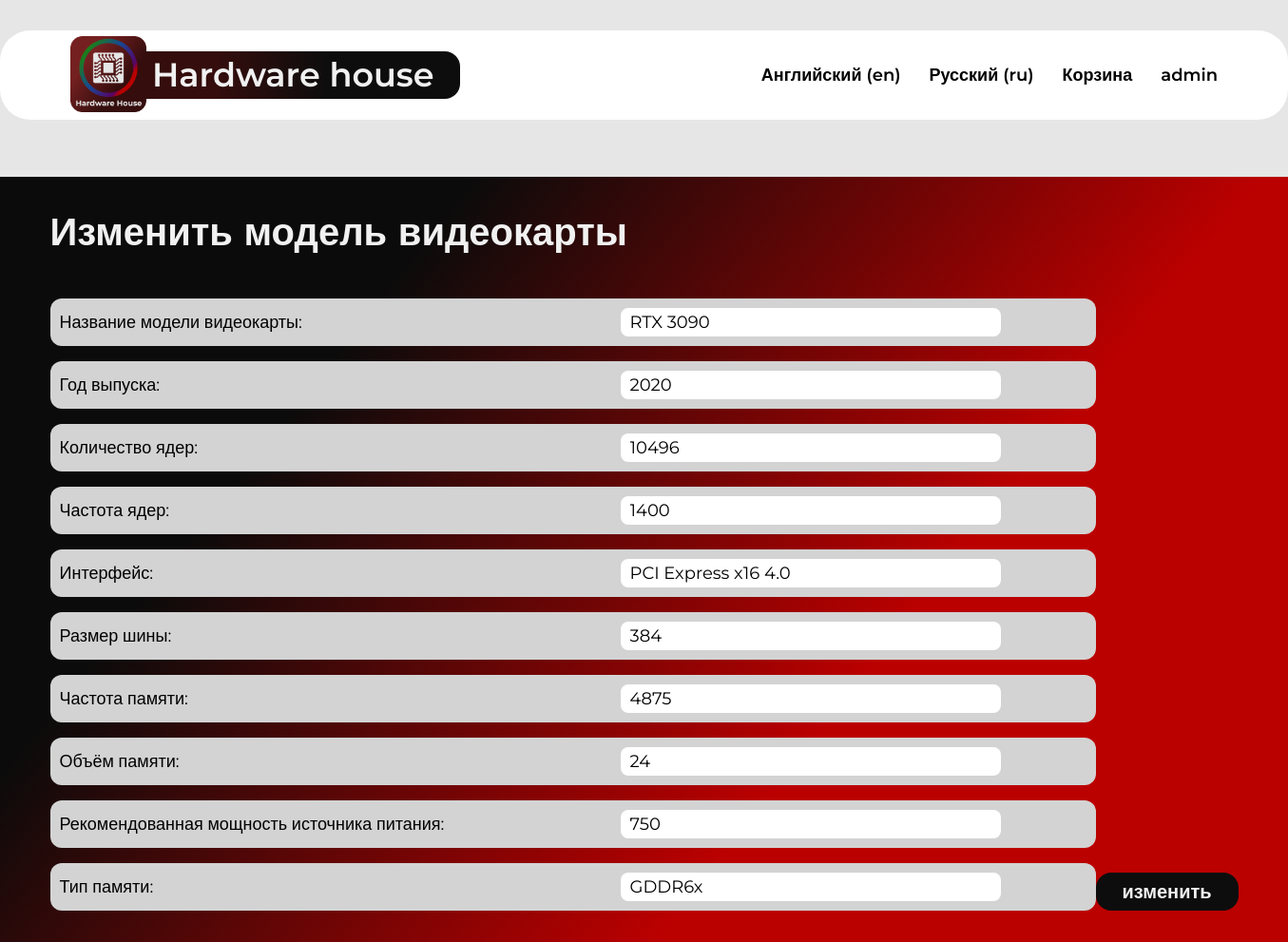
The app's page /info_update/3/ (signed in) with its own data.
### app_main/models.py (models this page shows, shortened)
class VideocardInfo(models.Model):
    name = models.CharField(unique=True, max_length=50, verbose_name=_('Имя'))
    release_date = models.IntegerField(blank=True, null=True, verbose_name=_('Дата выхода'))
    interface = models.CharField(max_length=50, blank=True, verbose_name=_('Интерфейс'))
    core_frequency = models.IntegerField(blank=True, null=True, verbose_name=_('Частота ядра'))
    core_count = models.IntegerField(blank=True, null=True, verbose_name=_('Число ядер'))
    memory_frequency = models.IntegerField(blank=True, null=True, verbose_name=_('Частота памяти'))
    memory_type = models.CharField(max_length=20, blank=True, verbose_name=_('Тип памяти'))
    memory_volume = models.IntegerField(blank=True, null=True, verbose_name=_('Объём памяти'))
    memory_band_width = models.IntegerField(blank=True, null=True, verbose_name=_('Размер шины памяти'))
    recommended_energy_supply = models.IntegerField(blank=True, null=True, verbose_name=_('Рекомендованная мощность источника питания'))

### app_main/views.py (the view)
# urls.py: path('info_update/<int:pk>/', VideocardInfoUpdateView.as_view(), name='videocard_info_update'),
class VideocardInfoUpdateView(PermissionRequiredMixin, UpdateView):
    model = VideocardInfo
    fields = '__all__'
    template_name = 'videocard_info_update.html'
    success_url = reverse_lazy('main_view')
    permission_required = 'edit_videocardinfo'

### app_basket/context_processors.py (called while the page is built)
def basket(request):
    return {'basket': Basket(request)}

### app_main/templates/videocard_info_update.html (shortened to what this page needs)
{% extends 'main.html' %}
{% load static %}
{% load i18n %}
{% block head %}
    <head>
        <link rel="stylesheet" href="{% static 'styles/reset.css' %}">
        <link rel="stylesheet" href="{% static 'styles/common_styles.css' %}">
        <link rel="stylesheet" href="{% static 'styles/videocard_info_create_style.css' %}">
    </head>
{% endblock head %}
    {% block afternav %}
        <section class="create">
            <div class="create-container container">
                <h1 class="create-header">{% trans 'Изменить модель видеокарты' %}</h1>
                <form action="" method="post" class="create-form" enctype="multipart/form-data">
                    <div class="create-form-inputs">
                        <div class="create-form-input">
                            <p class="form-input-text">{% trans 'Название модели видеокарты:' %}</p>
                            {{ form.name }}
                        </div>
                        <div class="create-form-input">
                            <p class="form-input-text">{% trans 'Год выпуска:' %}</p>
                            {{ form.release_date }}
                        </div>
                        <div class="create-form-input">
                            <p class="form-input-text">{% trans 'Количество ядер:' %}</p>
                            {{ form.core_count }}
                        </div>
                        <div class="create-form-input">
                            <p class="form-input-text">{% trans 'Частота ядер:' %}</p>
                            {{ form.core_frequency }}
                        </div>
                        <div class="create-form-input">
                            <p class="form-input-text">{% trans 'Интерфейс:' %}</p>
                            {{ form.interface }}
                        </div>
                        <div class="create-form-input">
                            <p class="form-input-text">{% trans 'Размер шины:' %}</p>
                            {{ form.memory_band_width }}
                        </div>
                        <div class="create-form-input">
                            <p class="form-input-text">{% trans 'Частота памяти:' %}</p>
                            {{ form.memory_frequency }}
                        </div>
                        <div class="create-form-input">
                            <p class="form-input-text">{% trans 'Объём памяти:' %}</p>
                            {{ form.memory_volume }}
                        </div>
                        <div class="create-form-input">
                            <p class="form-input-text">{% trans 'Рекомендованная мощность источника питания:' %}</p>
                            {{ form.recommended_energy_supply }}
                        </div>
                        <div class="create-form-input">
                            <p class="form-input-text">{% trans 'Тип памяти:' %}</p>
                            {{ form.memory_type }}
                        </div>
                    </div>
                    <button class="create-form-btn btn-black">{% trans 'изменить' %}</button>
                </form>
            </div>
        </section>
    {% endblock afternav %}

### app_main/templates/main.html (shortened to what this page needs)
{% load static %}
{% load i18n %}
<!DOCTYPE html>
<html lang="en">
{% block head %}{% endblock %}
<body>
    <nav>
        <div class="container nav-container">
            <div class="nav-logo-container">
                <a href="{% url 'main_view' %}" class="nav-logo-link"><img class="nav-logo" src="{% static 'images/nav-logo.png' %}" alt="logo"></a>
                <a href="{% url 'main_view' %}" class="nav-logo-name-link">Hardware house</a>
            </div>
            <div class="nav-links">
                {% get_available_languages as LANGUAGES %}
                {% for lang in LANGUAGES %}
                {% if LANGUAGE_CODE == lang.0 %}
                {{lang.1}} ({{lang.0}})
                {% else %}
                <a href="{% url 'set_language' %}?l={{lang.0}}" class="nav-links-item nav-links-language">{{lang.1}} ({{lang.0}})</a>
                {% endif %}
                {% endfor %}
                {% if user.is_authenticated %}
                    <a href="{% url 'basket_detail_view' %}" class="nav-links-item">{% trans 'Корзина' %}</a>
                {% endif %}
                {% if user.is_anonymous %}
                    <a href="{% url 'login' %}" class="nav-links-item">{% trans 'Войти' %}</a>
                    <a href="{% url 'register' %}" class="nav-links-item">{% trans 'Регистрация' %}</a>
                {% else %}
                    <a href="{% url 'account' %}" class="nav-links-item">{{ user.username }}</a>
                {% endif %}
            </div>
        </div>
    </nav>
    {% block afternav %}{% endblock %}
</body>
</html>

### static/styles/common_styles.css (style rules this page uses)
* { box-sizing: border-box; }
a { text-decoration: none; color: #000; }
input, select { font-family: 'Montserrat', sans-serif; outline: 0; border: none; }
html { background-color: #E6E6E6; font-family: 'Montserrat', sans-serif; }
nav { display: flex; justify-content: center; height: 94px; padding-top: 32px; margin-bottom: 92px; }
.container { width: 1550px; border-radius: 32px; }
.nav-container { display: flex; padding-left: 74px; padding-right: 74px; align-items: center; justify-content: space-between; height: 94px; background-color: #fff; }
.nav-logo-container { display: flex; align-items: center; }
.nav-logo { height: 80px; width: 80px; transition-property: scale; transition-duration: 0.2s; }
.nav-logo-name-link { padding-left: 6px; width: 330px; height: 50px; background: linear-gradient(270.96deg, #0D0D0D 41.86%, #350D0D 78.04%, #350D0D 99.13%); border-radius: 0 16px 16px 0; font-weight: 600; font-size: 35px; line-height: 49px; color: #F1F1F1; }
.nav-links { width: 600px; display: inline-flex; justify-content: right; }
.nav-links-item { font-weight: 600; font-size: 18px; line-height: 22px; }
.nav-links-item:not(:last-child) { margin-right: 30px; }
section { display: flex; justify-content: center; }
.btn-black { border: 0; transition-duration: 0.2s; transition-property: transform, background; display: flex; justify-content: center; align-items: center; font-weight: 700; cursor: pointer; background-color: #0D0D0D; color: #F1F1F1; border-radius: 16px; }

### app_main/static/styles/videocard_info_create_style.css (style rules this page uses)
.create-container { padding-left: 120px; padding-right: 120px; background: linear-gradient(308.47deg, #BB0000 34.38%, #0B0B0B 73.49%); border-radius: 32px; padding-top: 33px; padding-bottom: 33px; }
.create-header { height: 95px; font-weight: 800; font-size: 40px; line-height: 49px; color: #F1F1F1; }
.create-form { display: flex; align-items: flex-end; justify-content: space-between; }
.create-form-inputs { display: flex; flex-direction: column; }
.create-form-input:not(:last-child) { margin-bottom: 16px; }
.create-form-input { background: #D3D3D3; width: 1100px; border-radius: 12px; padding: 10px 100px 10px 10px; font-size: 18px; line-height: 24px; display: flex; justify-content: space-between; align-items: center; }
.form-input-text { display: inline-block; margin-right: 10px; }
input { transition-duration: 0.2s; transition-property: background; width: 400px; height: 30px; font-size: 18px; border-radius: 8px; padding-left: 10px; }
.create-form-btn { font-size: 20px; width: 150px; height: 40px; }

### records on screen
VideocardInfo: name "RTX 3090", release_date "2020", core_count "10496", core_frequency "1400", interface "PCI Express x16 4.0", memory_band_width "384", memory_frequency "4875", memory_volume "24", recommended_energy_supply "750", memory_type "GDDR6x"

### other values on screen
{{ lang.1 }} "Английский" "Русский"
{{ lang.0 }} "en" "ru"
{{ user.username }} "admin"
